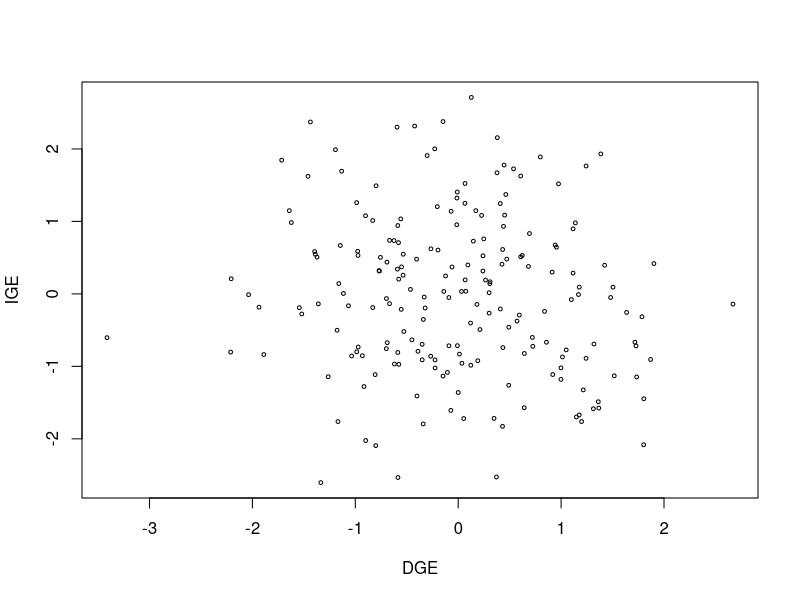
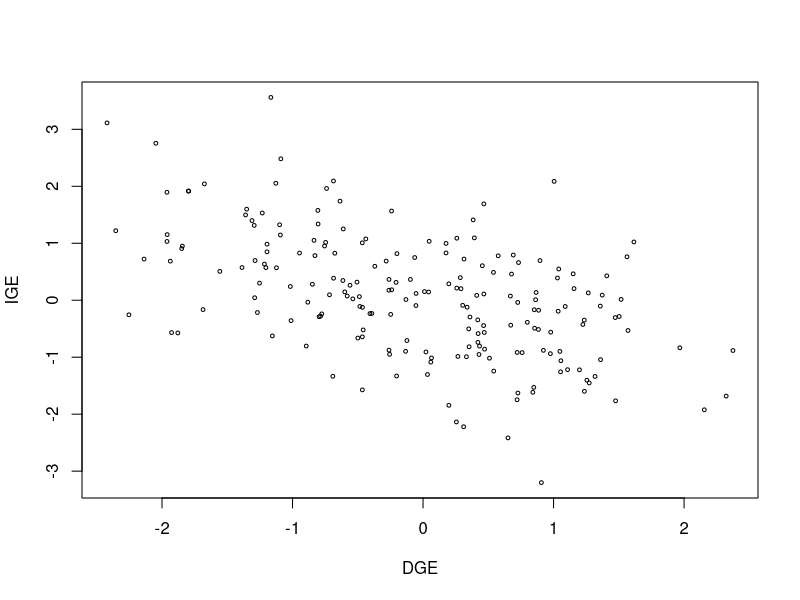
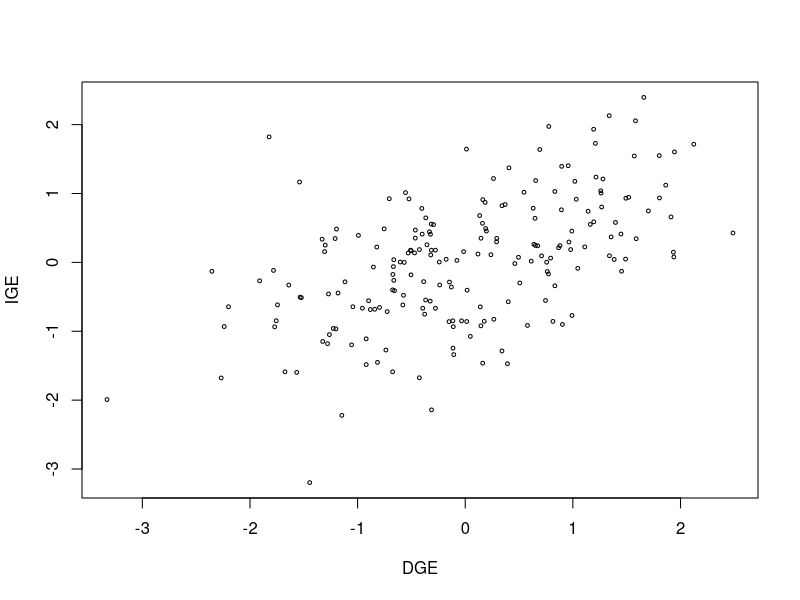

Recreate these plots in R, in order.
## ---- chunk 1
knitr::opts_chunk$set(echo = TRUE)
if(!requireNamespace("MASS", quietly = TRUE)){ install.packages("MASS")}
library(MASS)
## ---- chunk 2
# Create the table with a focal cell and its neighbors
table <- matrix(c("Neighbour1", "Neighbour2", "Neighbour3",
                  "Neighbour4", "Focal", "Neighbour5",
                  "Neighbour6", "Neighbour7", "Neighbour8"),
                nrow = 3, byrow = TRUE)
knitr::kable(table)

## ---- chunk 3
G<-matrix(c(1,0, 0, 1), ncol=2)
data <-mvrnorm(200, c(0,0), G)
plot(data[,1], data[,2], xlab = "DGE", ylab="IGE", cex=0.5)
## ---- chunk 4
G<-matrix(c(1,-.5, -0.5, 1), ncol=2)
data <-mvrnorm(200, c(0,0), G)
plot(data[,1], data[,2], xlab = "DGE", ylab="IGE", cex=0.5)
## ---- chunk 5
G<-matrix(c(1,.5, 0.5, 1), ncol=2)
data <-mvrnorm(200, c(0,0), G)
plot(data[,1], data[,2], xlab = "DGE", ylab="IGE", cex=0.5)
